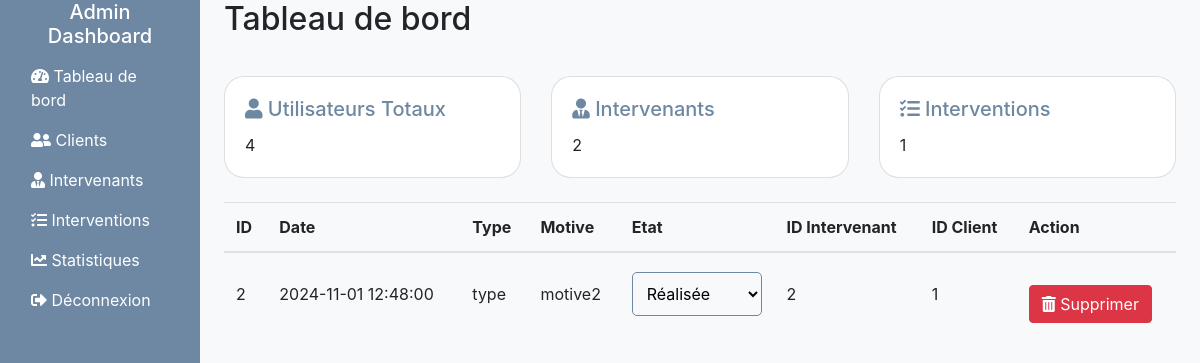
Before: /dashbordIntervation (signed in) with the older database file.
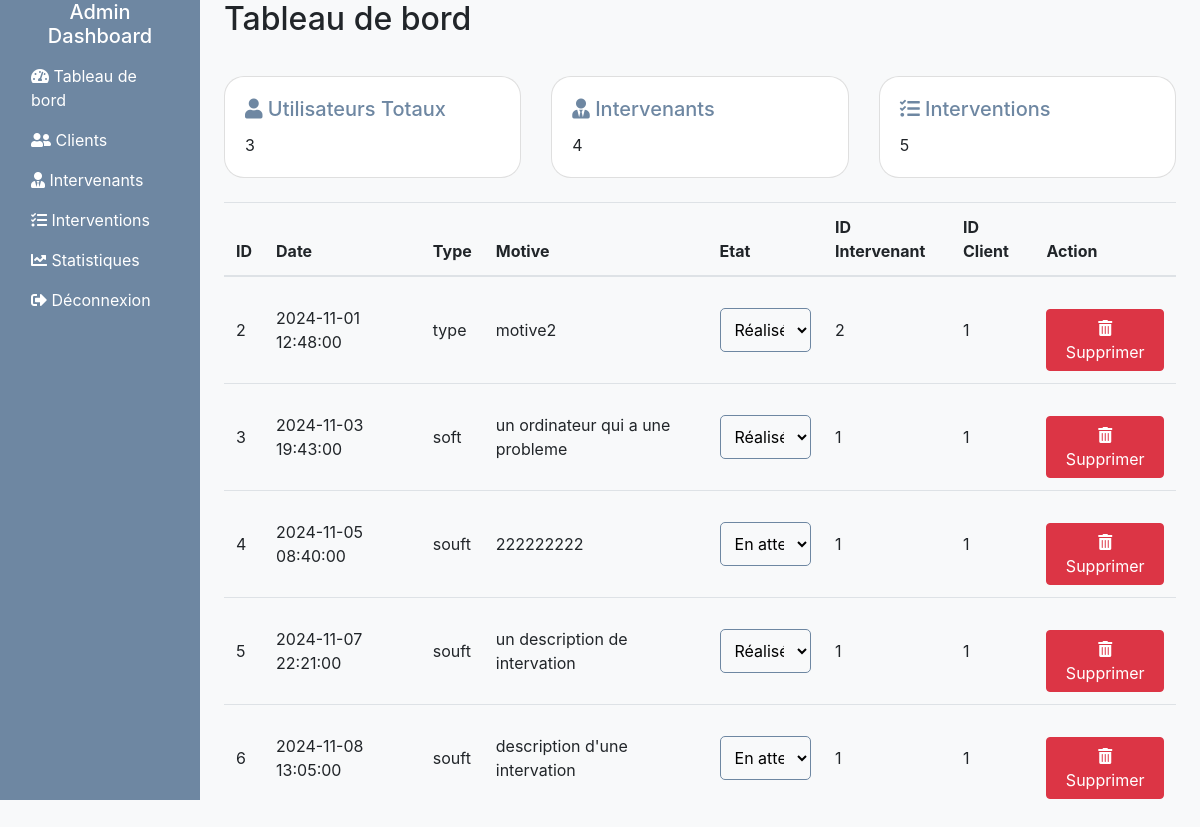
After: the same page with the newer database file.
### app.py (models this page shows, shortened)
class Intervention(db.Model):
    id = db.Column(db.Integer, primary_key=True)
    date = db.Column(db.DateTime, nullable=False)
    type = db.Column(db.String(50), nullable=False)  # "Soft" or "Hard"
    motive = db.Column(db.String(200), nullable=False)
    etat = db.Column(db.String(50), nullable=False)  # "en attente" or "réalisée"
    id_intervenant = db.Column(db.Integer, db.ForeignKey('intervenant.id'), nullable=False)
    id_client = db.Column(db.Integer, db.ForeignKey('client.id'), nullable=False)

### app.py (the view)
@app.route("/dashbordIntervation")
@login_required
def dashbordIntervation():
    interventions = Intervention.query.all()
    intervenants = Intervenant.query.all()
    clients = Client.query.all()
    return render_template('dashbordIntervation.html', interventions=interventions,intervenants=intervenants,clients=clients)

### app.py (called while the page is built)
def login_required(f):
    @wraps(f)
    def decorated_function(*args, **kwargs):
        if 'client_id' not in session and 'admin_id' not in session:
            flash("Vous devez être connecté pour accéder à cette page.", "danger")
            return redirect(url_for('login_client'))
        return f(*args, **kwargs)
    return decorated_function

### templates/dashbordIntervation.html (shortened to what the changed rows need)
<!DOCTYPE html>
<html lang="fr">
<head>
    <link href="https://stackpath.bootstrapcdn.com/bootstrap/4.5.2/css/bootstrap.min.css" rel="stylesheet">
    <link rel="stylesheet" href="https://cdnjs.cloudflare.com/ajax/libs/font-awesome/5.15.4/css/all.min.css">
</head>
<body>
<div class="container-fluid">
    <div class="row">
        <main role="main" class="col-md-9 ml-sm-auto col-lg-10 px-4">
            <h2>Tableau de bord</h2>
            <div class="row">
                <div class="col-md-4">
                    <div class="card mb-4">
                        <div class="card-body">
                            <h5 class="card-title"><i class="fas fa-user"></i> Utilisateurs Totaux</h5>
                            <p class="card-text">{{ clients|length }}</p>
                        </div>
                    </div>
                </div>
                <div class="col-md-4">
                    <div class="card mb-4">
                        <div class="card-body">
                            <h5 class="card-title"><i class="fas fa-user-tie"></i> Intervenants</h5>
                            <p class="card-text">{{ intervenants|length }}</p>
                        </div>
                    </div>
                </div>
                <div class="col-md-4">
                    <div class="card mb-4">
                        <div class="card-body">
                            <h5 class="card-title"><i class="fas fa-tasks"></i> Interventions</h5>
                            <p class="card-text">{{ interventions|length }}</p>
                        </div>
                    </div>
                </div>
            </div>
            {% if interventions %}
            <div class="table-responsive">
                <table class="table">
                    <thead>
                        <tr>
                            <th scope="col">ID</th>
                            <th scope="col">Date</th>
                            <th scope="col">Type</th>
                            <th scope="col">Motive</th>
                            <th scope="col">Etat</th>
                            <th scope="col">ID Intervenant</th>
                            <th scope="col">ID Client</th>
                            <th scope="col">Action</th>
                        </tr>
                    </thead>
                    <tbody>
                        {% for e in interventions %}
                        <tr>
                            <td>{{ e.id }}</td>
                            <td>{{ e.date }}</td>
                            <td>{{ e.type }}</td>
                            <td>{{ e.motive }}</td>
                            <td>
                                <form method="POST" action="{{ url_for('update_intervention_state', id=e.id) }}">
                                    <select name="etat" onchange="this.form.submit()">
                                        <option value="en attente" {% if e.etat == 'en attente' %}selected{% endif %}>En attente</option>
                                        <option value="réalisée" {% if e.etat == 'réalisée' %}selected{% endif %}>Réalisée</option>
                                    </select>
                                </form>
                            </td>
                            <td>{{ e.id_intervenant }}</td>
                            <td>{{ e.id_client }}</td>
                            <td>
                                <form method="POST" action="{{ url_for('delete_intervention', id=e.id) }}" style="display:inline;">
                                    <button type="submit" class="btn btn-danger" onclick="return confirm('Êtes-vous sûr de vouloir supprimer cette intervention ?');">
                                        <i class="fas fa-trash-alt"></i> Supprimer
                                    </button>
                                </form>
                            </td>
                        </tr>
                        {% endfor %}
                    </tbody>
                </table>
            </div>
            {% else %}
            <p>Aucune intervention trouvée.</p>
            {% endif %}
        </main>
    </div>
</div>
</body>
</html>

Changed rows visible on the page:
added Intervention: id "3", date "2024-11-03 19:43:00", type "soft", motive "un ordinateur qui a une probleme", etat "Réalisée", id_intervenant "1", id_client "1"
added Intervention: id "4", date "2024-11-05 08:40:00", type "souft", motive "222222222", etat "En attente", id_intervenant "1", id_client "1"
added Intervention: id "5", date "2024-11-07 22:21:00", type "souft", motive "un description de intervation", etat "Réalisée", id_intervenant "1", id_client "1"
added Intervention: id "6", date "2024-11-08 13:05:00", type "souft", motive "description d'une intervation", etat "En attente", id_intervenant "1", id_client "1"
Other visible differences:
{{ clients|length }}: "4" → "3"
{{ intervenants|length }}: "2" → "4"
{{ interventions|length }}: "1" → "5"
